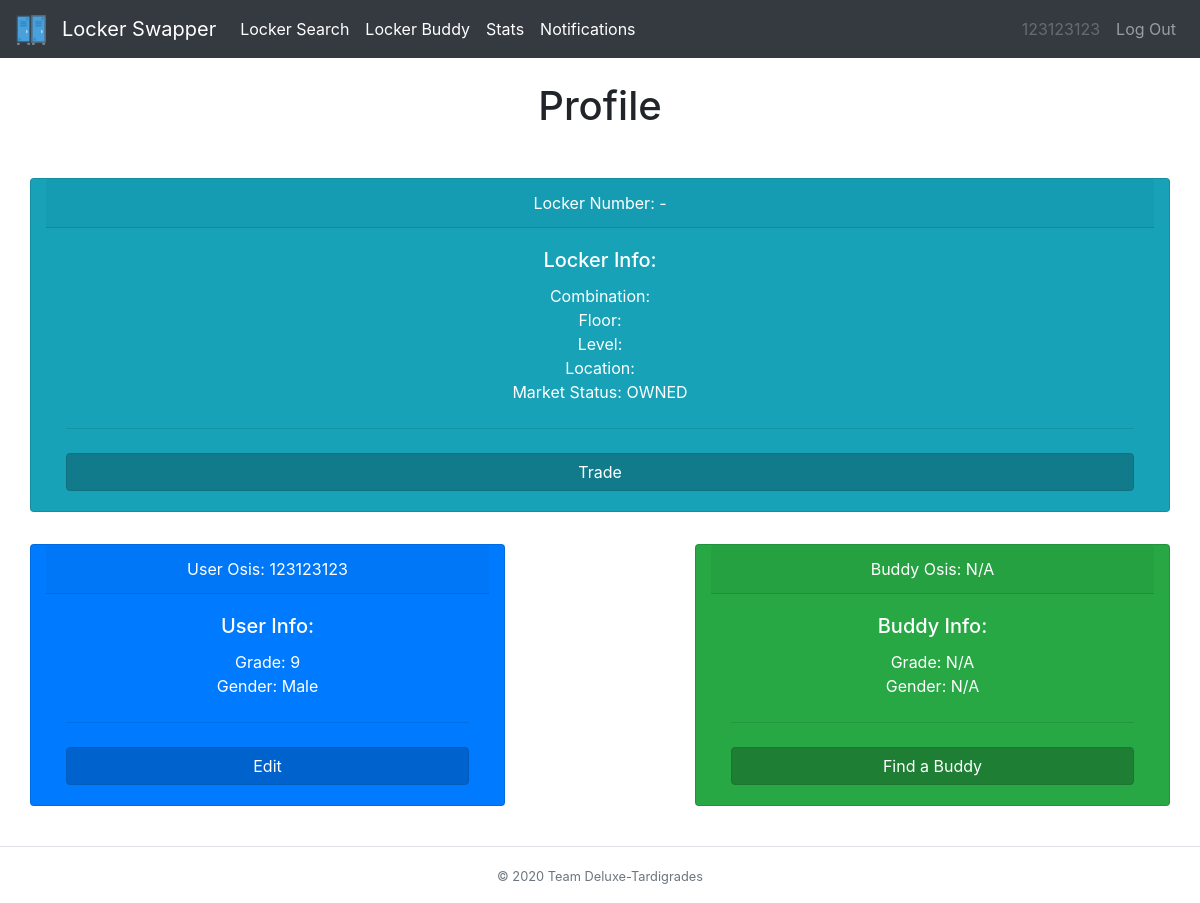
Page /home (signed in) on the committed database.
### tables this page shows
CREATE TABLE locker_tbl (locker INT, owner TEXT, combo TEXT, floor INT, level INT, location TEXT, status TEXT);

CREATE TABLE user_tbl (osis INT, password TEXT, locker INT, grade INT, buddy INT, survey TEXT, gender TEXT);

### __init__.py (the view)
@app.route("/home")
@login_required
def profile():
    userInfo = db_manager.getUserInfo(session['osis'])
    buddy = ["N/A","N/A","N/A","N/A","N/A","N/A","N/A","N/A"]
    if userInfo[4] != "":
        buddy = db_manager.getUserInfo(userInfo[4])
    locker = db_manager.getLockerInfo(userInfo[2], session['osis'])
    transactions=db_manager.getTransactionInfo(session['osis'])
    changed=db_manager.ifDissolve(session["osis"])
    return render_template("home.html", heading="Profile", userInfo=userInfo, buddy=buddy, locker=locker, transactions=transactions , user=session['osis'], changed=changed)

### __init__.py (called while the page is built)
def login_required(f):
    @wraps(f)
    def dec(*args, **kwargs):
        if 'osis' in session:
            return f(*args, **kwargs)
        flash('You must be logged in to view this page!', 'danger')
        return redirect('/')
    return dec

### db_builder.py (called while the page is built)
def execmany(cmd, inputs):
    db = sqlite3.connect(DB_FILE)
    c = db.cursor()
    output = c.execute(cmd, inputs)
    db.commit()
    return output

### db_manager.py (called while the page is built)
def getUserInfo(osis):
    q = "SELECT * from user_tbl WHERE osis=?"
    inputs = (osis,)
    data = execmany(q, inputs).fetchone()
    info = [data[0],data[1],data[2],data[3],data[4],data[5],data[6]]
    return info

def getLockerInfo(locker,osis):
    q = "SELECT * from locker_tbl WHERE locker=? AND owner = ?"
    inputs = (locker,osis)
    data = execmany(q, inputs).fetchone()
    info=[]
    if data is not None:
        for value in data:
            info.append(value)
    return info

def getTransactionInfo(osis):
    q = "SELECT * from transaction_tbl WHERE sender=?"
    inputs = (osis,)
    data = execmany(q, inputs).fetchall()
    info = []
    if(data is None):
        return info
    for value in data:
        if len(value)>0 and value[3] == 1:
            info.append([value[0],value[1],value[2],value[3],value[4],value[5]])
    return info

def ifDissolve(user):
    q = "SELECT * FROM transaction_tbl WHERE (recipient=? OR sender=?) AND status = ? AND request = ?"
    inputs=(user,user,1,"D")
    data=execmany(q,inputs).fetchall()
    if len(data)!=0:
        return True
    return False

### templates/home.html (shortened to what this page needs)
{% extends "base.html" %}
{% block body %}
<div class="row">
  <div class="col-sm-12 col-md-12 col-lg-12 mx-auto">
    <div class="row">
      <div class="card text-white text-center bg-info my-3 col-md-12">
        <div class="card-header">Locker Number: {{locker[3]}}-{{locker[0]}}</div>
        <div class="card-body">
          <h5 class="card-title">Locker Info:</h5>
          <p class="card-text">Combination: {{locker[2]}} <br> Floor: {{locker[3]}} <br> Level: {{locker[4]}} <br> Location: {{locker[5]}} <br> Market Status: {{locker[6]}}</p>
          <hr class="my-4">
          <form action="/market" method="post">
            <button type="submit" class="btn btn-info btn-block active">Trade</button>
          </form>
        </div>
      </div>
    </div>
    <div class="row">
      <div class="card text-white text-center bg-primary my-3 col-md-5">
        <div class="card-header">User Osis: {{userInfo[0]}}</div>
        <div class="card-body">
          <h5 class="card-title">User Info:</h5>
          <p class="card-text">Grade: {{userInfo[3]}} <br> Gender: {{userInfo[6]}}</p>
          <hr class="my-4">
          <form action="/editprof">
            <button type="submit" class="btn btn-primary btn-block active">Edit</button>
          </form>
        </div>
      </div>
      <div class="col-md-2">
      </div>
      <div class="card text-white text-center bg-success my-3 col-md-5">
        <div class="card-header">Buddy Osis: {{buddy[0]}}</div>
        <div class="card-body">
          <h5 class="card-title">Buddy Info:</h5>
          <p class="card-text">Grade: {{buddy[3]}} <br> Gender: {{buddy[6]}}</p>
          <hr class="my-4">
         {% if buddy[0] == "N/A" %}
         <form action="/survey">
           <button type="submit" class="btn btn-success btn-block active">Find a Buddy</button>
         </form>
        {% endif %}
        </div>
      </div>
      </div>
  </div>
</div>
{% endblock %}

### rows in the picture
locker_tbl: status "OWNED"
user_tbl: osis "123123123", grade "9", gender "Male"

### other values in the picture
{{ user }} "123123123"
{{ heading }} "Profile"
{{ buddy[0] }} "N/A"
{{ buddy[3] }} "N/A"
{{ buddy[6] }} "N/A"
